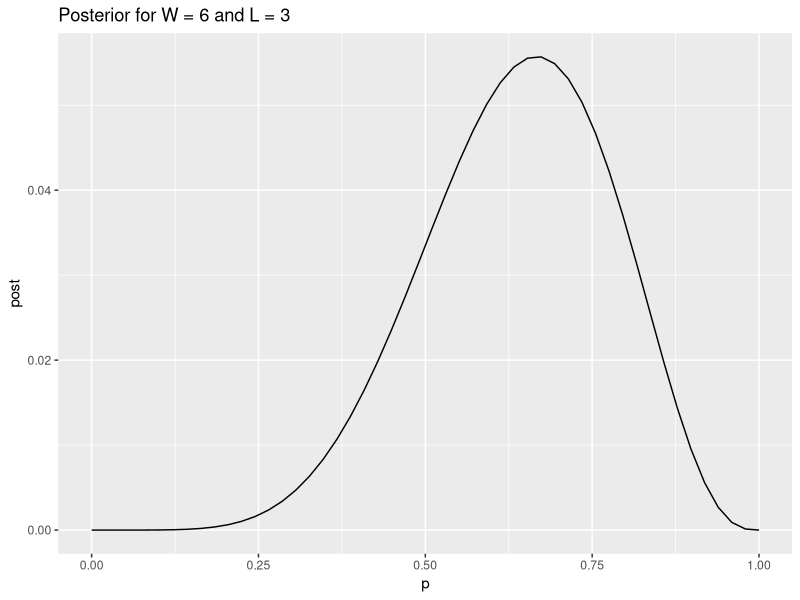

Recreate this plot in R.
## ---- chunk 1
knitr::opts_chunk$set(echo = TRUE)
library(ggplot2)
library(glue)
## ---- chunk 2
# Number of points on the grid
N <- 50
# data
W <- 6
L <- 3
# Prior 
prior <- rep(1, N)
# P(W = 6, L = 3 / p) = dbinom(6, 9, p)
# Probabiliies of the grid
p_grid <- seq(0, 1, length.out = N) 
# Prior x P(W = 6, L = 3 ) for each point of the grid
Posterior_raw <-  dbinom(W, W + L, p_grid)
# Standardisation of posterior
Posterior <-  Posterior_raw/sum(Posterior_raw)
## ---- chunk 3
results <- data.frame(p = p_grid, post = Posterior)
ggplot(results, aes(p, post)) +
  geom_line() +
  labs(title = glue("Posterior for W = {W} and L = {L}"))
